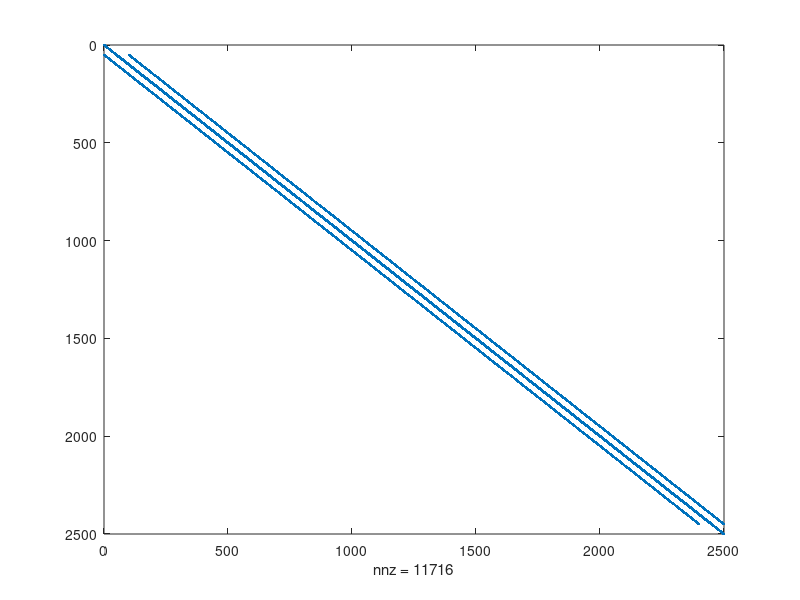
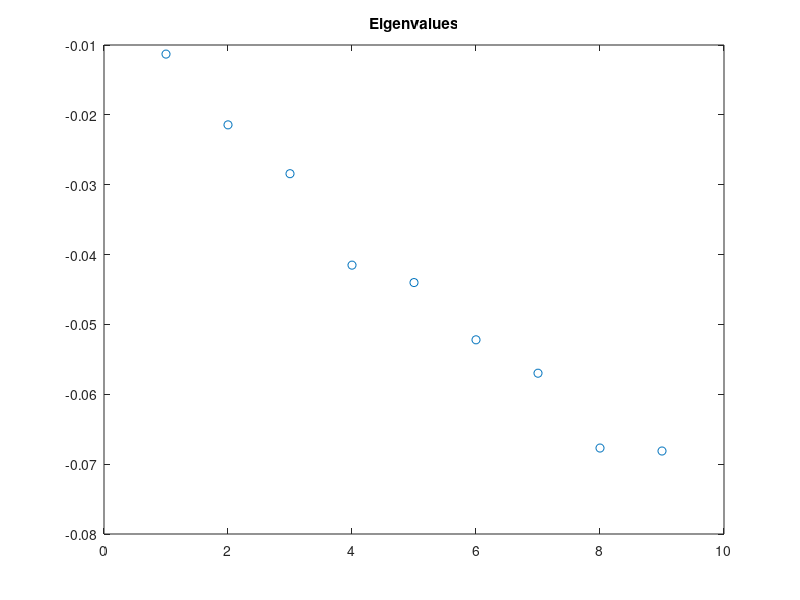
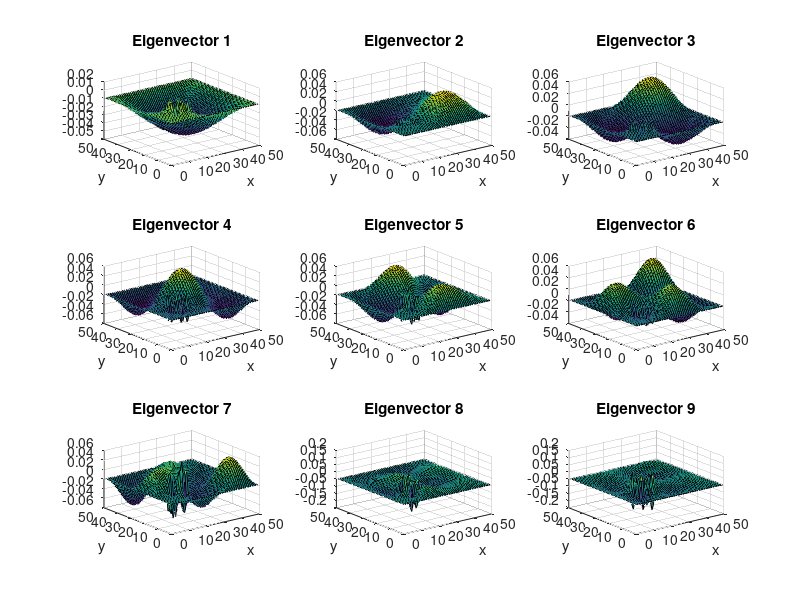

The MATLAB source for these figures, in order:
% Set the grid size
nx = 50;
ny = 50;

% Set the grid spacing
L = 1;
dx = L/(nx-1);
dy = L/(ny-1);

% Set the time step
dt = 0.001;

% Create the G matrix
G = sparse(nx*ny, nx*ny);

% Set the boundary nodes
for i = 1:nx
    for j = 1:ny
        n = j + (i-1)*ny;
        if i == 1 || i == nx || j == 1 || j == ny
            G(n,n) = 1;

        elseif(i>10 & i<20 & j>10 & j<20)
            nxm = j + (i-2)*ny;
            nxp = j + (i)*ny;
            nym = j-1 + (i-1)*ny;
            nyp = j+1 + (i-1)*ny;

            G(n,n) = -2;
            G(n,nxm) = 1;
            G(n,nxp) = 1;
            G(n,nym) = 1;
            G(n,nyp) = 1; 
        
        else
            nxm = j + (i-2)*ny;
            nxp = j + (i)*ny;
            nym = j-1 + (i-1)*ny;
            nyp = j+1 + (i-1)*ny;

            G(n,n) = -4;
            G(n,nxm) = 1;
            G(n,nxp) = 1;
            G(n,nym) = 1;
            G(n,nyp) = 1;
            
        end 
    end
end

% Plottig the G matrix
figure;
spy(G);

% Compute the eigenvectors and eigenvalues
num_eig = 9;
options.issym = true;
options.isreal = true;
[E,D] = eigs(G, num_eig, 'SM', options);

% Plot the eigenvalues
figure;
plot(diag(D), 'o');
title('Eigenvalues');

% Plot the eigenvectors
figure;
for i = 1:num_eig
    subplot(3, 3, i);
    eig_vec = E(:,i);
    eig_mat = reshape(eig_vec, [ny, nx]);
    surf(eig_mat');
    title(['Eigenvector ', num2str(i)]);
    xlabel('x');
    ylabel('y');
end
